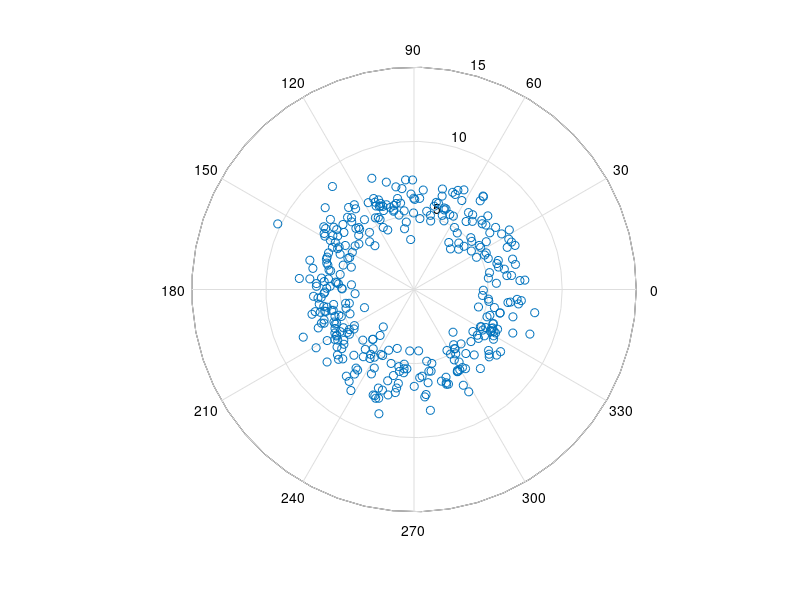

Here is the MATLAB script that generated this plot:
m=6;
sigma=1;
theta=[0,10,-10,80,90,100,170,180,190,260,270,280,350,360,370];

VectsPol=zeros(2,360);

for i=1:360
    VectsPol(1,i)=normrnd(m,sigma);
    VectsPol(2,i)=unifrnd(-10,370);
end

polar(VectsPol(2,:),VectsPol(1,:),'o')